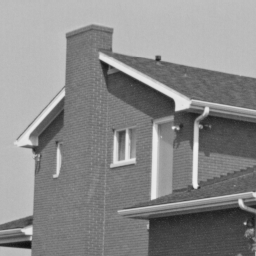
%> input picture Laplace_operator/house.png, 256 x 256 px
$ octave laplacian_operator.m   (GNU Octave 9; MATLAB toolbox functions it lacks are replaced by stand-ins)
%> lines starting %> are read from the running program, lines starting %| are printed output that depends on the picture
clear all;

close all;

A = imread('house.png');
%> A is the input picture: size 256x256 uint8; min 16, max 239, mean 138

figure(1);

imshow(A);

title('Original Image');

A = double(A);
%> A: size 256x256 double

laplacian_mask = [0 -1 0;-1 4 -1;0 -1 0];

% laplacian_mask = [-1 -1 -1;-1 8 -1;-1 -1 -1];

L = imfilter(A,laplacian_mask);
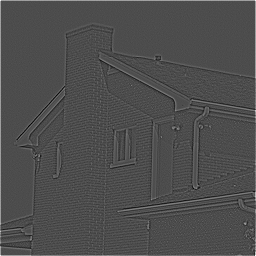
%> L: size 256x256 double; min -175, max 405, mean 2.4; drawn with min black and max white

figure(2);

imshow(abs(L),[0 max(abs(L(:)))]);
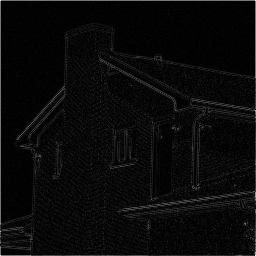
%> displayed picture: size 256x256, on the screen's scale of 0 to 255; min 0, max 255, mean 9.5

title('Absolute value of the image after Laplacian filtering');

figure(3);

imshow(L,[min(L(:)) max(L(:))]);

title('Image after Laplacian filtering');

C = 5*randn(size(A)); % Gaussian noise image with std 5

A_noisy = C+A;

figure(4);

imshow(A_noisy,[0 255]);

title('Noisy Image');

L_noisy = imfilter(A_noisy,laplacian_mask);
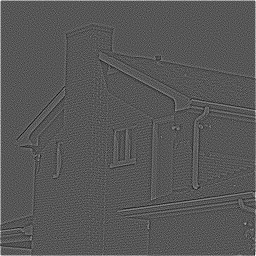
%> L_noisy: size 256x256 double; min -204.8, max 398, mean 2.4; drawn with min black and max white

figure(5);

imshow(abs(L_noisy),[0 max(abs(L_noisy(:)))]);
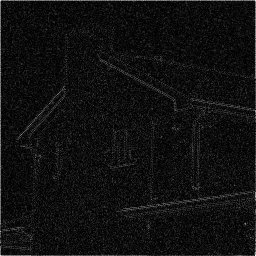
%> displayed picture: size 256x256, on the screen's scale of 0 to 255; min 0, max 255, mean 16.2

title('Absolute value of the noisy image after Laplacian filtering');

figure(6);

imshow(L_noisy,[min(L_noisy(:)) max(L_noisy(:))]);

title('Noisy image after Laplacian filtering');
